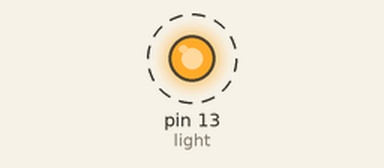
Simulated run of this sketch. Board: Arduino Uno, built with avr-gcc and run on an emulated ATmega328P. On the bench: output pins drawn as LEDs (lit = HIGH). Dashed ring = blinking.

Above: at 0.5 s.
Timing chart, 0 to 4.6 s (numbered marks = the images above):
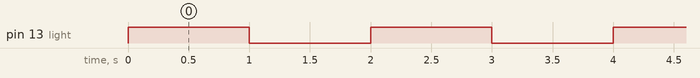

Measured:
- by itself, pin 13 (light): alternates HIGH for 1.0 s and LOW for 1.0 s

The sketch:

1_BLINK.ino
```cpp
/* Connect LED/ Relay to Pin 13 */
int light=13;
void setup()
  {
    pinMode(light, OUTPUT);
  }
  void loop()
  {  digitalWrite(light, HIGH);
     delay(1000);  // 1m x 1000=1sec
     digitalWrite(light, LOW);
     delay(1000);
  }
```
